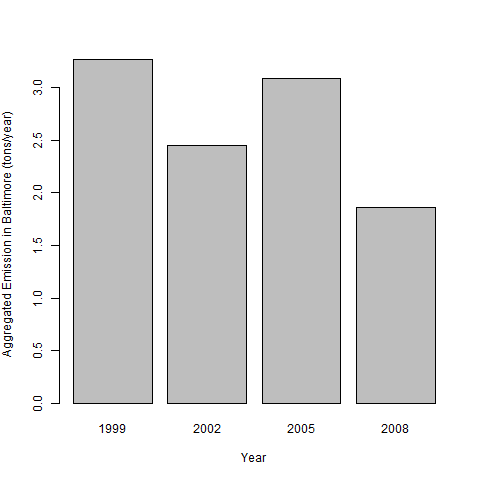

This figure's R source:
BClo <- grep("24510",NEI$fips)
BCNEI <- NEI[BClo,]
YearIndex <- c(1999,2002,2005,2008)
P2table <- matrix(NA,ncol = 2,nrow = 4)
for(i in 1:4){
  lo <- which(BCNEI$year==YearIndex[i])
  Elo <- sum(BCNEI$Emissions[lo])
  P2table[i,1] <- Elo 
  P2table[i,2] <- YearIndex[i]
}
colnames(P2table) <- c("Emissions","year") 
P2table <- as.data.frame(P2table)
P2table$Emissions <- as.numeric(as.character(P2table$Emissions))

png("plot2.png",width = 480,height = 480,units = "px")
barplot(names.arg=P2table$year,P2table$Emissions/1000,xlab = "Year", ylab=expression('Aggregated Emission in Baltimore (tons/year)'))
dev.off()